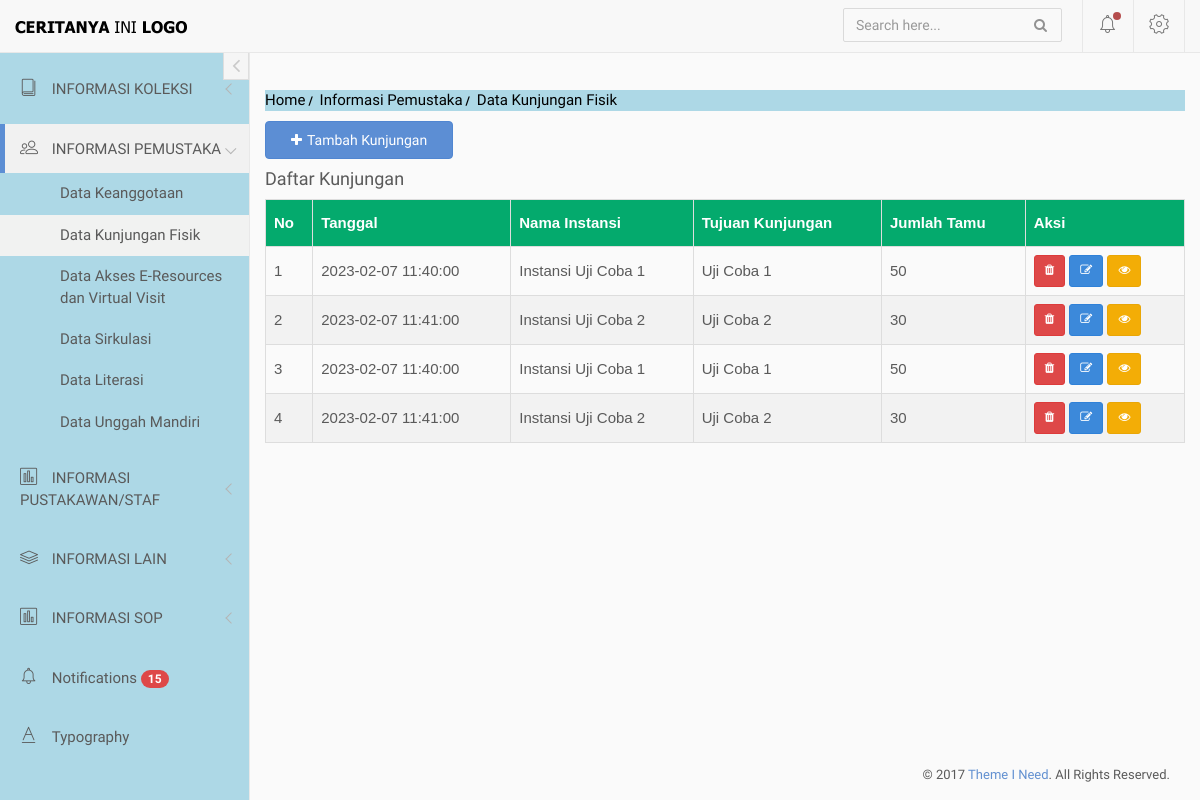
The app's page /index.php/pemustaka/kunjungan, older data.
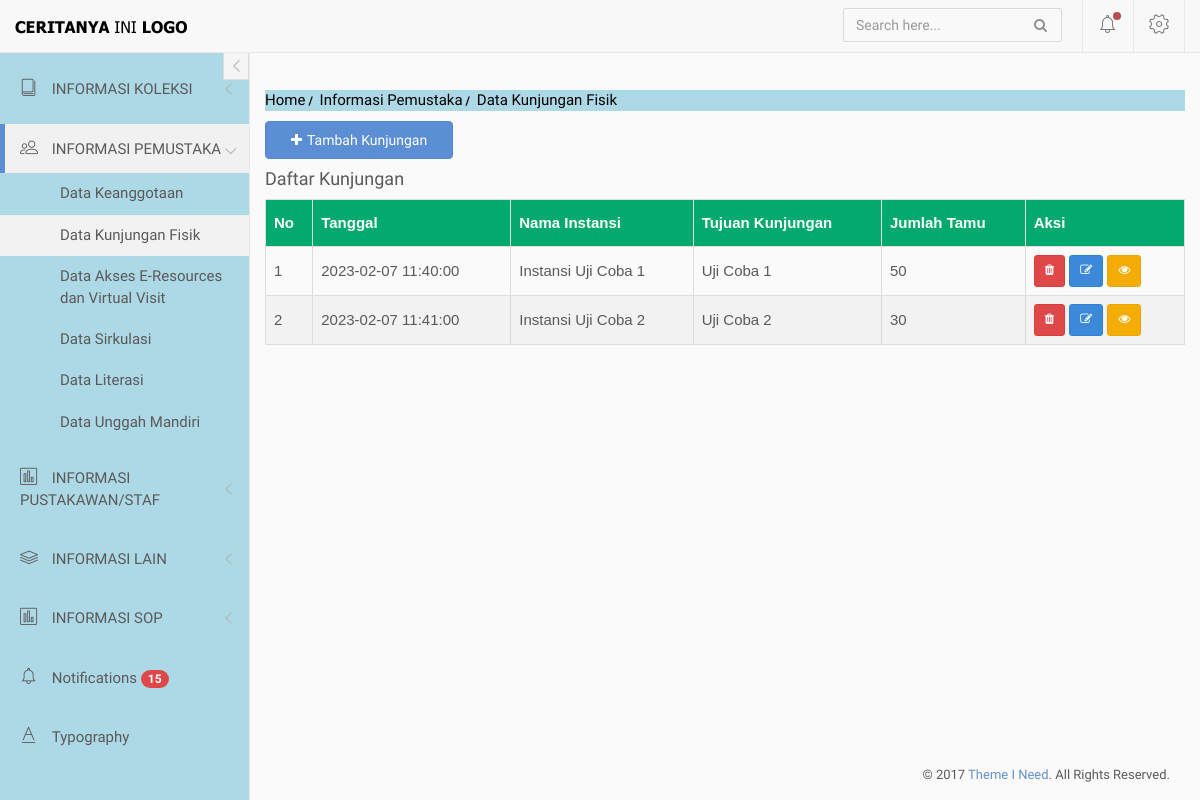
The same page, newer data.
### tables this page shows
CREATE TABLE `list_kunjungan` (
  `id` int(11) NOT NULL,
  `tanggal` datetime NOT NULL,
  `instansi` text NOT NULL,
  `tujuan` varchar(500) NOT NULL,
  `jumlah_tamu` int(11) NOT NULL,
  `dokumentasi` varchar(500) NOT NULL,
  `update_id` int(50) NOT NULL
);

### application/controllers/pemustaka.php (called while the page is built, shortened)
<?php
    Class Pemustaka extends CI_Controller{
        public function __construct(){
            $this->load->model('m_main');
        }
        public function kunjungan(){
            $data['kunjungan'] = $this->m_main->get_kunjungan();
            $this->load->view('diffdash/header', $data);
            $this->load->view('diffdash/sidebar', $data);
            $this->load->view('pemustaka/v_kunjungan', $data);
            $this->load->view('diffdash/footer', $data);
        }
    }
?>

### index.php (called while the page is built, shortened)
<?php
require_once BASEPATH.'core/CodeIgniter.php';

### application/models/m_main.php (called while the page is built, shortened)
<?php
    class M_main extends CI_Model{
        public function get_kunjungan(){
            return $this->db->get('list_kunjungan')->result();
        }
    }
?>

### application/views/pemustaka/v_kunjungan.php (the view, shortened to what this page needs)
<nav class="crumbs">
    <ol>
        <li class="crumb"><a href="<?= base_url() ?>">Home</a></li>
        <li class="crumb"><a href="#">Informasi Pemustaka</a></li>
        <li class="crumb">Data Kunjungan Fisik</li>
    </ol>
</nav>
<div>
    <button class="btn btn-primary" data-toggle="modal" data-target="#tambahkunjungan"><i class="fa fa-plus"></i>Tambah Kunjungan</button>
    <div>
        <h4>Daftar Kunjungan</h4>
        <?php
        if($kunjungan == null){
            echo "<h3>Tidak ada data yang ditampilkan<h3>";
        }else{ ?>
        <div style="overflow-x: auto;">
            <table id="themed">
                <thead>
                    <tr style="background:#CCC">
                        <th>No</th>
                        <th>Tanggal</th>
                        <th>Nama Instansi</th>
                        <th>Tujuan Kunjungan</th>
                        <th>Jumlah Tamu</th>
                        <th>Aksi</th>
                    </tr>
                </thead>
                <tbody>
                    <?php
                    $i = 1;
                    foreach ($kunjungan as $row) {
                    ?><tr>
                            <td><?php echo $i ?></td>
                            <td><?php echo $row->tanggal; ?></td>
                            <td><?php echo $row->instansi; ?></td>
                            <td><?php echo $row->tujuan; ?></td>
                            <td><?php echo $row->jumlah_tamu; ?></td>
                            <td>
                                <a href="<?php echo base_url('pemustaka/hapus_kunjungan/'.$row->id) ?>" class="btn btn-danger btn-sm btn-xm tombol-hapus" title="Hapus Kunjungan"><i class="fa fa-trash"></i></a>
                                <a class="btn btn-info btn-sm btn-xm" data-toggle="modal" data-target="#hapus<?php echo $row->id?>" title="Edit Kunjungan"><i class="fa fa-edit"></i></a>
                                <a class="btn btn-warning btn-sm btn-xm" data-toggle="modal" data-target="#dokumentasi<?php echo $row->id?>" title="Lihat Dokumentasi Kunjungan"><i class="fa fa-eye"></i></a>
                            </td>
                            <?php $i++ ?>
                        </tr>
                    <?php }}
                    ?>
                </tbody>
            </table>
        </div>
    </div>
</div>
</div>

Row changes from the older to the newer data that the page shows:
removed list_kunjungan: tanggal "2023-02-07 11:40:00", instansi "Instansi Uji Coba 1", tujuan "Uji Coba 1", jumlah_tamu "50"
removed list_kunjungan: tanggal "2023-02-07 11:41:00", instansi "Instansi Uji Coba 2", tujuan "Uji Coba 2", jumlah_tamu "30"
